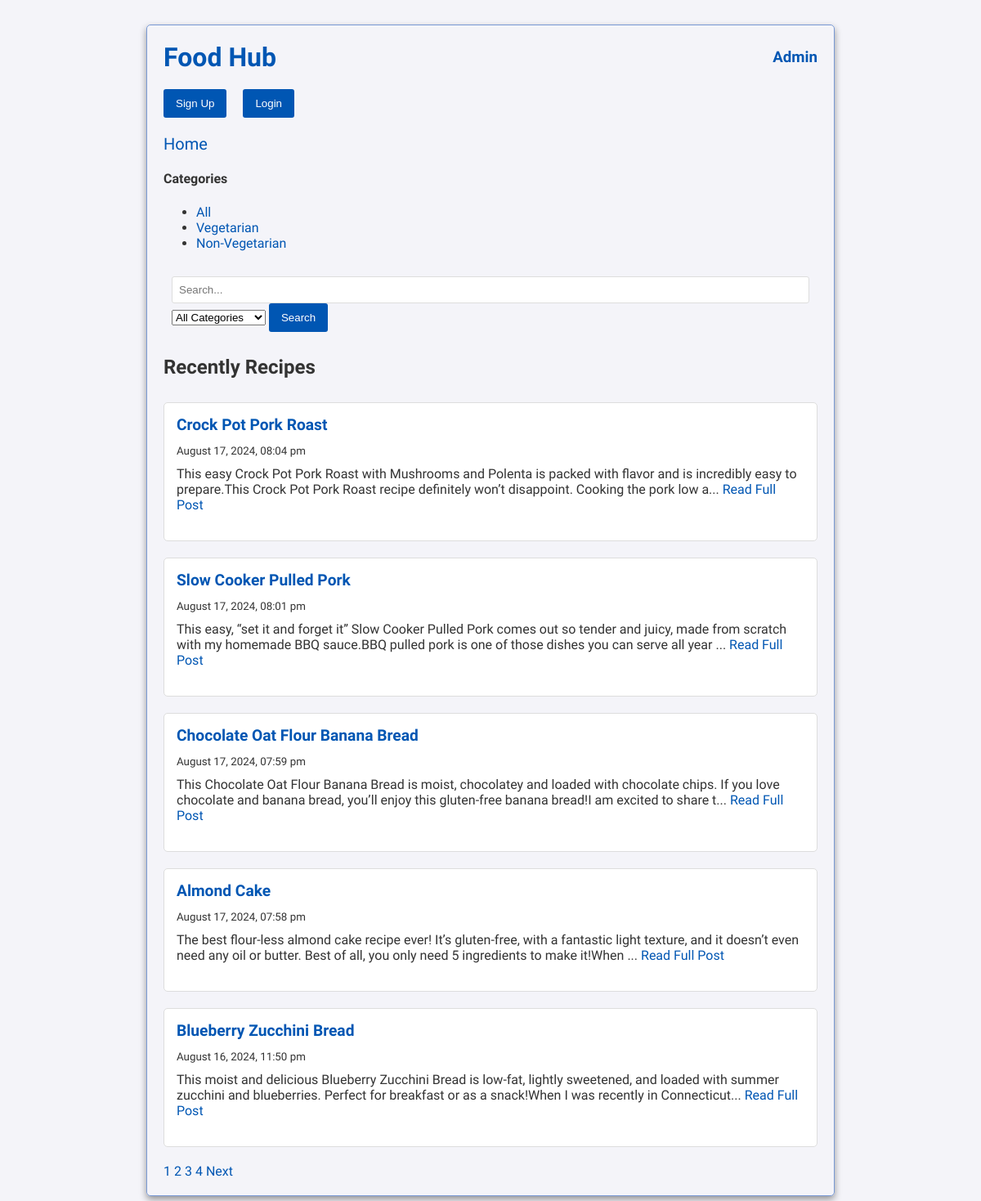
The page / on the database its author committed.
### tables this page shows
CREATE TABLE `vegetarian` (
  `id` int(11) NOT NULL,
  `name` varchar(100) NOT NULL
);

CREATE TABLE `posts` (
  `id` int(11) NOT NULL,
  `title` varchar(200) NOT NULL,
  `date` timestamp NOT NULL DEFAULT current_timestamp() ON UPDATE current_timestamp(),
  `content` varchar(2000) NOT NULL,
  `vegetarian_id` int(11) DEFAULT NULL,
  `image` varchar(255) DEFAULT NULL
);

### index.php (the view, shortened to what this page needs)
<?php
require('connect.php');
$categoryQuery = "SELECT id, name FROM vegetarian";
$categoryStatement = $db->prepare($categoryQuery);
$categoryStatement->execute();
$categories = $categoryStatement->fetchAll(PDO::FETCH_ASSOC);
$category_id = filter_input(INPUT_GET, 'category', FILTER_VALIDATE_INT);
$search = filter_input(INPUT_GET, 'search', FILTER_SANITIZE_STRING);
$limit = 5;
$page = filter_input(INPUT_GET, 'page', FILTER_VALIDATE_INT) ?: 1;
$offset = ($page - 1) * $limit;
$query = "SELECT id, title, date, content FROM posts WHERE 1=1";
$params = [];
$query .= " ORDER BY date DESC LIMIT :limit OFFSET :offset";
$params[':limit'] = $limit;
$params[':offset'] = $offset;
$statement = $db->prepare($query);
foreach ($params as $key => $value) {
    $statement->bindValue($key, $value, is_int($value) ? PDO::PARAM_INT : PDO::PARAM_STR);
}
$statement->execute();
$posts = $statement->fetchAll(PDO::FETCH_ASSOC);
$countQuery = "SELECT COUNT(*) FROM posts WHERE 1=1";
$countStatement = $db->prepare($countQuery);
$countStatement->execute();
$totalPosts = $countStatement->fetchColumn();
$totalPages = ceil($totalPosts / $limit);
?>
<!DOCTYPE html>
<html lang="en">
<head>
    <link rel="stylesheet" href="main.css">
</head>
<body>
    <div class="head">
        <h1><a href="index.php">Food Hub</a></h1>
        <h3><a href="admin.php">Admin</a></h3>
    </div>
    <div class="signAndLogin">
        <a href="register.php">
            <button type="button">Sign Up</button>
        </a>
        <a href="login.php">
            <button type="button">Login</button>
        </a>
    </div>
    <a class="home" href="index.php">Home</a>
    <div>
        <h4>Categories</h4>
        <ul>
            <li><a href="index.php">All</a></li>
            <?php foreach ($categories as $category): ?>
                <li><a href="index.php?category=<?= $category['id'] ?>"><?= htmlspecialchars($category['name']) ?></a></li>
            <?php endforeach; ?>
        </ul>
    </div>
    <div>
        <form action="index.php" method="get">
            <input type="text" name="search" placeholder="Search...">
            <select name="category">
                <option value="">All Categories</option>
            </select>
            <button type="submit">Search</button>
        </form>
    </div>
    <br>
    <h2>Recently Recipes</h2>
    <br>
    <?php foreach ($posts as $post): ?>
        <div class="post">
            <div class="post-header">
                <h3><a
                        href="post.php?id=<?= $post['id'] ?>&slug=<?= strtolower(trim(preg_replace('/[^A-Za-z0-9-]+/', '-', $post['title']), '-')) ?>">
                        <?= htmlspecialchars($post['title']) ?>
                    </a></h3>
            </div>
            <p><small><?= date('F d, Y, h:i a', strtotime($post['date'])) ?></small></p>
            <p>
                <?= nl2br(strlen($post['content']) > 200 ? substr($post['content'], 0, 200) . '...' : htmlspecialchars($post['content'])) ?>
                <?php if (strlen($post['content']) > 200): ?>
                    <a href="post.php?id=<?= $post['id'] ?>">Read Full Post</a>
                <?php endif; ?>
            </p>
            <br>
        </div>
    <?php endforeach; ?>
    <div class="pagination">
        <?php for ($i = 1; $i <= $totalPages; $i++): ?>
            <a href="index.php?search=<?= urlencode($search) ?>&category=<?= $category_id ?>&page=<?= $i ?>" <?= $i == $page ? 'class="active"' : '' ?>><?= $i ?></a>
        <?php endfor; ?>
        <?php if ($page < $totalPages): ?>
            <a href="index.php?search=<?= urlencode($search) ?>&category=<?= $category_id ?>&page=<?= $page + 1 ?>">Next</a>
        <?php endif; ?>
    </div>
</body>
</html>

### main.css (style rules this page uses)
body, h1, h2, h3, p, a, div { margin: 0; padding: 0; font-family: 'Carrois Gothic'; }
body { background-color: #f4f4f9; color: #333; padding: 20px; width: 800px; margin: 30px auto; border: 1px solid rgb(121, 153, 212); border-radius: 5px; box-shadow: 0 4px 8px rgba(0, 0, 0, 0.4); }
h1 { color: #0056b3; margin-bottom: 20px; font-family: 'Carrois Gothic'; }
.head { display: flex; justify-content: space-between; align-items: center; }
.head h1 { margin: 0; }
.head h3 { margin: 0; }
.signAndLogin { display: flex; gap: 20px; justify-content: left; padding: 20px; margin-left: -20px; }
a { color: #0056b3; text-decoration: none; }
form { background-color: transparent; padding: 10px; border: none; box-shadow: none; }
input[type="text"], textarea { width: 100%; padding: 8px; margin-top: 5px; border: 1px solid #ddd; border-radius: 3px; box-sizing: border-box; }
button { background-color: #0056b3; color: #fff; border: none; padding: 10px 15px; border-radius: 3px; cursor: pointer; }
.post { background-color: #fff; padding: 15px; border: 1px solid #ddd; border-radius: 5px; margin-bottom: 20px; }
h2 { color: #333; margin-bottom: 10px; }
h3 { margin-top: 0; color: #0056b3; }
p { margin-top: 10px; }
.home { font-size: 20px; margin-right: 30px; }
.post-header { display: flex; align-items: center; }
.post-header h3 { margin: 0; font-size: 1.2em; margin-right: 10px; }
.post-header a { color: #0056b3; }

### rows shown on the page
vegetarian: name "Vegetarian"
vegetarian: name "Non-Vegetarian"
posts: title "Crock Pot Pork Roast", date "August 17, 2024, 08:04 pm", content "This easy Crock Pot Pork Roast with Mushrooms and Polenta is packed with flavor and is incredibly easy to prepare.This Crock Pot Pork Roast recipe definitely won’t disappoint. Cooking the pork low a..."
posts: title "Slow Cooker Pulled Pork", date "August 17, 2024, 08:01 pm", content "This easy, “set it and forget it” Slow Cooker Pulled Pork comes out so tender and juicy, made from scratch with my homemade BBQ sauce.BBQ pulled pork is one of those dishes you can serve all year ..."
posts: title "Chocolate Oat Flour Banana Bread", date "August 17, 2024, 07:59 pm", content "This Chocolate Oat Flour Banana Bread is moist, chocolatey and loaded with chocolate chips. If you love chocolate and banana bread, you’ll enjoy this gluten-free banana bread!I am excited to share t..."
posts: title "Almond Cake", date "August 17, 2024, 07:58 pm", content "The best flour-less almond cake recipe ever! It’s gluten-free, with a fantastic light texture, and it doesn’t even need any oil or butter. Best of all, you only need 5 ingredients to make it!When ..."
posts: title "Blueberry Zucchini Bread", date "August 16, 2024, 11:50 pm", content "This moist and delicious Blueberry Zucchini Bread is low-fat, lightly sweetened, and loaded with summer zucchini and blueberries. Perfect for breakfast or as a snack!When I was recently in Connecticut..."
